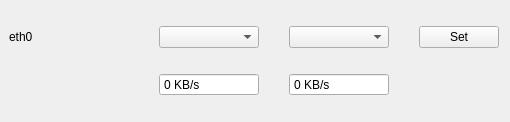
<?xml version="1.0" encoding="UTF-8"?>
<ui version="4.0">
 <class>NetworkInterface</class>
 <widget class="QWidget" name="NetworkInterface">
  <property name="geometry">
   <rect>
    <x>0</x>
    <y>0</y>
    <width>502</width>
    <height>122</height>
   </rect>
  </property>
  <property name="windowTitle">
   <string>Form</string>
  </property>
  <property name="autoFillBackground">
   <bool>false</bool>
  </property>
  <layout class="QGridLayout" name="gridLayout" columnminimumwidth="120,100,100,0,0">
   <property name="leftMargin">
    <number>9</number>
   </property>
   <property name="horizontalSpacing">
    <number>30</number>
   </property>
   <property name="verticalSpacing">
    <number>10</number>
   </property>
   <item row="1" column="2">
    <widget class="QSpinBox" name="uploadLimitCustom">
     <property name="enabled">
      <bool>true</bool>
     </property>
     <property name="cursor">
      <cursorShape>IBeamCursor</cursorShape>
     </property>
     <property name="frame">
      <bool>true</bool>
     </property>
     <property name="buttonSymbols">
      <enum>QAbstractSpinBox::NoButtons</enum>
     </property>
     <property name="suffix">
      <string> KB/s</string>
     </property>
    </widget>
   </item>
   <item row="0" column="1">
    <widget class="QComboBox" name="downloadLimitCmb">
     <property name="cursor">
      <cursorShape>PointingHandCursor</cursorShape>
     </property>
     <property name="editable">
      <bool>false</bool>
     </property>
    </widget>
   </item>
   <item row="0" column="4">
    <spacer name="horizontalSpacer">
     <property name="orientation">
      <enum>Qt::Horizontal</enum>
     </property>
     <property name="sizeHint" stdset="0">
      <size>
       <width>40</width>
       <height>20</height>
      </size>
     </property>
    </spacer>
   </item>
   <item row="0" column="3">
    <widget class="QPushButton" name="setLimitsBtn">
     <property name="enabled">
      <bool>true</bool>
     </property>
     <property name="cursor">
      <cursorShape>PointingHandCursor</cursorShape>
     </property>
     <property name="text">
      <string>Set</string>
     </property>
    </widget>
   </item>
   <item row="0" column="0">
    <widget class="QLabel" name="networkInterfaceLabel">
     <property name="text">
      <string>eth0</string>
     </property>
    </widget>
   </item>
   <item row="1" column="1">
    <widget class="QSpinBox" name="downloadLimitCustom">
     <property name="enabled">
      <bool>true</bool>
     </property>
     <property name="cursor">
      <cursorShape>IBeamCursor</cursorShape>
     </property>
     <property name="frame">
      <bool>true</bool>
     </property>
     <property name="buttonSymbols">
      <enum>QAbstractSpinBox::NoButtons</enum>
     </property>
     <property name="suffix">
      <string> KB/s</string>
     </property>
    </widget>
   </item>
   <item row="0" column="2">
    <widget class="QComboBox" name="uploadLimitCmb">
     <property name="cursor">
      <cursorShape>PointingHandCursor</cursorShape>
     </property>
    </widget>
   </item>
  </layout>
 </widget>
 <resources/>
 <connections/>
</ui>
